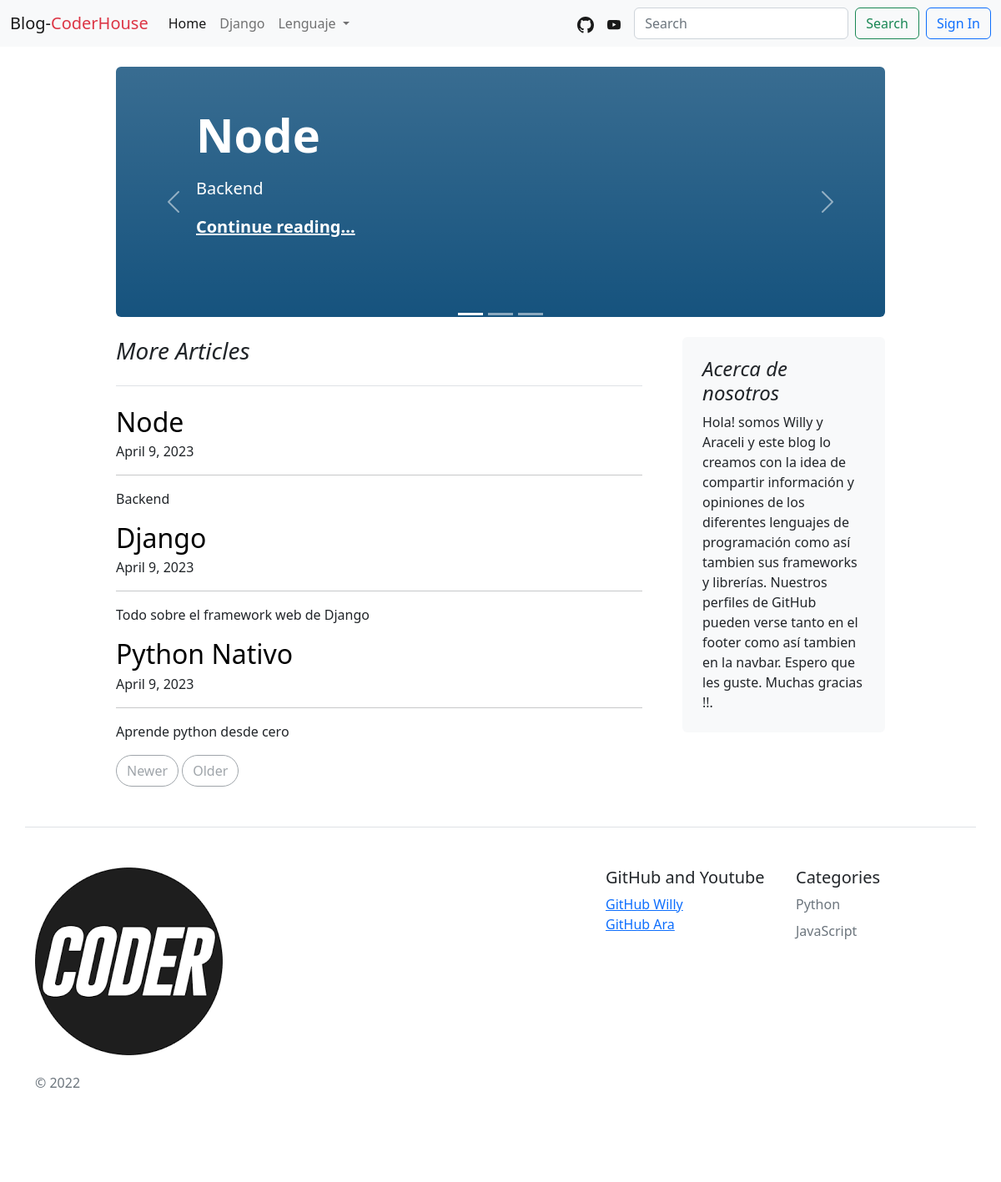
The page / on the database its author committed.
### blogs/models.py (models this page shows, shortened)
class Post(models.Model):
    title = models.CharField(_("title"), max_length=100)
    slug = models.SlugField(_("slug"), unique=True)
    overview = models.TextField(_("overview"))
    thumbnail = models.ImageField(_("thumbnail"), upload_to='thumbnails/', blank=True, null=True)
    content = models.TextField(_("content"))
    table_of_contents = models.TextField(_("table of contents"), default=True)
    author = models.ForeignKey(settings.AUTH_USER_MODEL, on_delete=models.PROTECT)
    series = models.ForeignKey(Series, on_delete=models.CASCADE, blank=True, null=True)
    categories = models.ManyToManyField('Category', related_name='posts')
    featured = models.BooleanField(_("featured"), default=False)
    active = models.BooleanField(_("active"), default=True)
    pub_date = models.DateTimeField(_('publish date'), default=timezone.now)
    date_updated = models.DateTimeField(_('date updated'), auto_now=True)
    date_created = models.DateTimeField(_('date created'), auto_now_add=True)
    class Meta:
        ordering = ["-pub_date"]
    def get_absolute_url(self):
        return reverse("blogs:post", kwargs={"slug": self.slug})

class Category(models.Model):
    title = models.CharField(_("title"), max_length=20)
    slug = models.SlugField(_("slug"), unique=True)
    class Meta:
        verbose_name_plural = "categories"

### blogs/views.py (the view)
# urls.py: path('', views.HomePageView.as_view(), name='home'),
class HomePageView(generic.ListView):
    queryset = Post.objects.filter(
        pub_date__lte=timezone.now()
    )
    template_name = 'blogs/homepage.html'
    paginate_by = 10
    def get_context_data(self, *, object_list=None, **kwargs):
        context = super(HomePageView, self).get_context_data(**kwargs)
        context['featured'] = self.queryset.filter(featured=True)[:3]
        return context

### blogs/context_processors.py (called while the page is built)
def categories_processor(request):
    categories = Category.objects.all()
    return {'categories': categories}

### blogs/templates/blogs/homepage.html
{% extends "base.html" %}
{% block featured %}
    <div class="row g-5">
        <div class="col-md-1"></div>
        <div class="col-md-10">
            {% include "blogs/featured.html" %}
        </div>
        <div class="col-md-1"></div>
    </div>
{% endblock %}
{% block content %}
    <h3 class="pb-4 mb-4 fst-italic border-bottom">
        More Articles
    </h3>
    {% for post in post_list %}
        <article class="blog-post">
            <h2 class="blog-post-title mb-1">
                <a href="{{ post.get_absolute_url }}" style="text-decoration: none"
                   class="text-black">
                    {{ post.title }}
                </a>
            </h2>
            <p class="blog-post-meta">{{ post.pub_date.date }}</p>
            <hr>
            <p>{{ post.overview }}</p>
        </article>
    {% endfor %}
    <nav class="blog-pagination" aria-label="Pagination">
        {% if page_obj.has_previous %}
            <a class="btn btn-outline-primary rounded-pill"
               href="?page={{ page_obj.previous_page_number }}">Newer</a>
        {% else %}
            <a class="btn btn-outline-secondary rounded-pill disabled">Newer</a>
        {% endif %}
        {% if page_obj.has_next %}
            <a class="btn btn-outline-primary rounded-pill"
               href="?page={{ page_obj.paginator.num_pages }}">Older</a>
        {% else %}
            <a class="btn btn-outline-secondary rounded-pill disabled">Older</a>
        {% endif %}
    </nav>
{% endblock %}
{% block sidebar %}
    <div class="position-sticky" style="top: 2rem;">
        <div class="p-4 mb-3 bg-light rounded">
            <h4 class="fst-italic">Acerca de nosotros</h4>
            <p class="mb-0">Hola! somos Willy y Araceli y este blog lo creamos con la idea de compartir información y opiniones de los diferentes
                lenguajes de programación como así tambien sus frameworks y librerías.
                Nuestros perfiles de GitHub pueden verse tanto en el footer como así tambien en la navbar.
                Espero que les guste. Muchas gracias !!.</p>
        </div>
    </div>
{% endblock %}

### blogs/templates/base.html (shortened to what this page needs)
<!DOCTYPE html>
<html lang="en">
<head>
    <link href="https://cdn.jsdelivr.net/npm/bootstrap@5.2.2/dist/css/bootstrap.min.css" rel="stylesheet"
>
</head>
<body class="text-bg-white">
{% include "navbar.html" %}
<div class="container-xxl bd-gutter mt-3 my-md-4 bd-layout">
    <main class="container">
        {% block featured %}{% endblock %}
        <div class="row g-5">
            <div class="col-md-1"></div>
            <div class="col-md-7">
                {% block content %} {% endblock %}
            </div>
            <div class="col-md-3">
                {% block sidebar %} {% endblock %}
            </div>
            <div class="col-md-1"></div>
        </div>
    </main>
</div>
{% include "footer.html" %}
</body>
</html>

### blogs/templates/navbar.html (shortened to what this page needs)
<nav class="navbar navbar-expand-lg bg-light">
    <div class="container-fluid">
        <a class="navbar-brand" href="/">Blog-<span class="text-danger">CoderHouse</span></a>
        <div class="collapse navbar-collapse" id="navbarSupportedContent">
            <ul class="navbar-nav me-auto mb-2 mb-lg-0">
                <li class="nav-item">
                    <a class="nav-link active" aria-current="page" href="/">Home</a>
                </li>
                <li class="nav-item">
                    <a class="nav-link" href="{% url 'blogs:category' 'django-framework' %}">Django</a>
                </li>
                <li class="nav-item dropdown">
                    <a class="nav-link dropdown-toggle" href="#" role="button" data-bs-toggle="dropdown"
                       aria-expanded="false">
                        Lenguaje
                    </a>
                </li>
            </ul>
            <ul class="navbar-nav ms-md-auto flex-row flex-wrap me-2">
                <li class="nav-item">
                    <a class="nav-link active" aria-current="page" href="https://github.com/WILLYELENO" target="_blank"
                       rel="noopener noreferrer">
                    </a>
                </li>
                <li class="nav-item">
                    <a class="nav-link active" href="https://www.youtube.com/@CoderHouse"
                       target="_blank" rel="noopener noreferrer">
                    </a>
                </li>
            </ul>
            <form class="d-flex" role="search" action="{% url 'blogs:search' %}" method="get">
                <input name="search" class="form-control me-2" type="search" placeholder="Search" aria-label="Search">
                <button class="btn btn-outline-success" type="submit">Search</button>
            </form>
            {% if user.is_authenticated %}
                <a class="btn btn-outline-primary ms-2" href="{% url 'logout' %}" role="button">Sign Out</a>
            {% else %}
                <a class="btn btn-outline-primary ms-2" href="{% url 'login' %}" role="button">Sign In</a>
            {% endif %}
        </div>
    </div>
</nav>

### blogs/templates/blogs/featured.html (shortened to what this page needs)
<div id="carouselIndicators" class="carousel slide" data-bs-ride="true">
    <div class="carousel-indicators">
        <button type="button" data-bs-target="#carouselIndicators" data-bs-slide-to="0" class="active"
                aria-current="true" aria-label="Slide 1"></button>
        <button type="button" data-bs-target="#carouselIndicators" data-bs-slide-to="1"
                aria-label="Slide 2"></button>
        <button type="button" data-bs-target="#carouselIndicators" data-bs-slide-to="2"
                aria-label="Slide 3"></button>
    </div>
    <div class="carousel-inner">
        {% for f in featured %}
            <div class="carousel-item {% if f == featured|first %}active{% endif %}">
                <div class="px-5 p-md-5 mb-4 rounded text-white bg-gradient" style="height:300px;background-color:#16537e">
                    <div class="col-md-10 px-5">
                        <h1 class="display-4 fw-bold">{{ f.title }}</h1>
                        <p class="lead my-3">{{ f.overview }}</p>
                        <p class="lead mb-0"><a href="{{ f.get_absolute_url }}" class="text-white fw-bold">Continue
                            reading...</a></p>
                    </div>
                </div>
            </div>
        {% endfor %}
    </div>
    <button class="carousel-control-prev" type="button" data-bs-target="#carouselIndicators"
            data-bs-slide="prev">
        <span class="carousel-control-prev-icon" aria-hidden="true"></span>
    </button>
    <button class="carousel-control-next" type="button" data-bs-target="#carouselIndicators"
            data-bs-slide="next">
        <span class="carousel-control-next-icon" aria-hidden="true"></span>
    </button>
</div>

### blogs/templates/footer.html
{% load static %}
<div class="container">
    <footer class="row row-cols-1 row-cols-sm-2 row-cols-md-5 py-5 my-5 border-top">
        <div class="col mb-3">
            <a href="/" class="d-flex align-items-start justify-content-start mb-3 link-dark text-decoration-none">
                <img src="{% static 'static/images/logo.ico' %}">
            </a>
            <p class="text-muted">&copy; 2022</p>
        </div>
        <div class="col mb-3">
        </div>
        <div class="col mb-3">
        </div>
        <div class="col mb-3">
            <h5>GitHub and Youtube</h5>
            <ul class="nav flex-column">
                <li><a href="https://github.com/WILLYELENO" target="_blank" rel="noopener noreferrer">GitHub Willy</a></li>
                <li><a href="https://github.com/araescudero/" target="_blank" rel="noopener noreferrer">GitHub Ara</a></li>
            </ul>
        </div>
        <div class="col mb-3">
            <h5>Categories</h5>
            <ul class="nav flex-column">
                {% for category in categories %}
                    <li class="nav-item mb-2"><a href="{% url 'blogs:category' category.slug %}"
                                                 class="nav-link p-0 text-muted">{{ category.title }}</a></li>
                {% endfor %}
            </ul>
        </div>
    </footer>
</div>

### rows shown on the page
Post: title "Node", overview "Backend", pub_date "April 9, 2023"
Post: title "Django", pub_date "April 9, 2023", overview "Todo sobre el framework web de Django"
Post: title "Python Nativo", pub_date "April 9, 2023", overview "Aprende python desde cero"
Category: title "Python"
Category: title "JavaScript"
